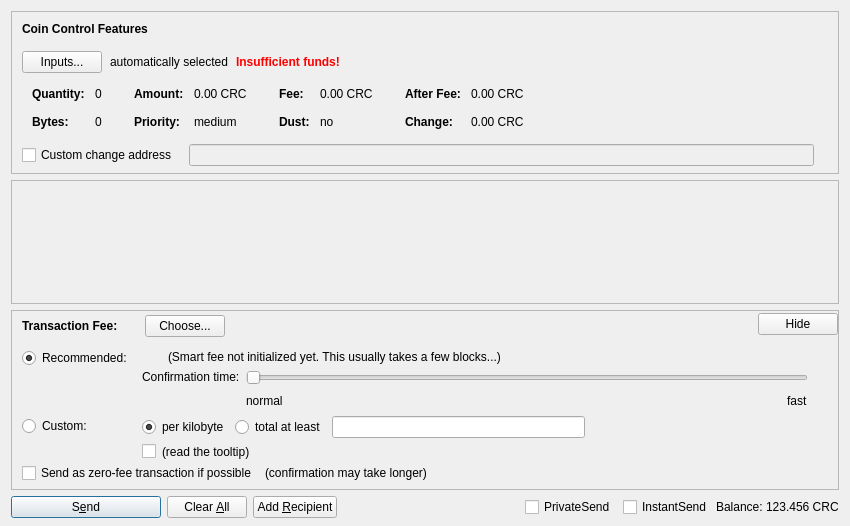
<?xml version="1.0" encoding="UTF-8"?>
<ui version="4.0">
 <class>SendCoinsDialog</class>
 <widget class="QDialog" name="SendCoinsDialog">
  <property name="geometry">
   <rect>
    <x>0</x>
    <y>0</y>
    <width>850</width>
    <height>526</height>
   </rect>
  </property>
  <property name="windowTitle">
   <string>Send Coins</string>
  </property>
  <layout class="QVBoxLayout" name="verticalLayout" stretch="0,1,0,0">
   <property name="bottomMargin">
    <number>8</number>
   </property>
   <item>
    <widget class="QFrame" name="frameCoinControl">
     <property name="sizePolicy">
      <sizepolicy hsizetype="Expanding" vsizetype="Expanding">
       <horstretch>0</horstretch>
       <verstretch>0</verstretch>
      </sizepolicy>
     </property>
     <property name="maximumSize">
      <size>
       <width>16777215</width>
       <height>16777215</height>
      </size>
     </property>
     <property name="frameShape">
      <enum>QFrame::StyledPanel</enum>
     </property>
     <property name="frameShadow">
      <enum>QFrame::Sunken</enum>
     </property>
     <layout class="QVBoxLayout" name="verticalLayoutCoinControl2">
      <property name="spacing">
       <number>0</number>
      </property>
      <property name="leftMargin">
       <number>0</number>
      </property>
      <property name="topMargin">
       <number>0</number>
      </property>
      <property name="rightMargin">
       <number>0</number>
      </property>
      <property name="bottomMargin">
       <number>6</number>
      </property>
      <item>
       <layout class="QVBoxLayout" name="verticalLayoutCoinControl" stretch="0,0,0,0,1">
        <property name="spacing">
         <number>0</number>
        </property>
        <property name="leftMargin">
         <number>10</number>
        </property>
        <property name="topMargin">
         <number>10</number>
        </property>
        <item>
         <layout class="QHBoxLayout" name="horizontalLayoutCoinControl1">
          <property name="bottomMargin">
           <number>15</number>
          </property>
          <item>
           <widget class="QLabel" name="labelCoinControlFeatures">
            <property name="sizePolicy">
             <sizepolicy hsizetype="Preferred" vsizetype="Maximum">
              <horstretch>0</horstretch>
              <verstretch>0</verstretch>
             </sizepolicy>
            </property>
            <property name="font">
             <font>
              <weight>75</weight>
              <bold>true</bold>
             </font>
            </property>
            <property name="styleSheet">
             <string notr="true">font-weight:bold;</string>
            </property>
            <property name="text">
             <string>Coin Control Features</string>
            </property>
           </widget>
          </item>
         </layout>
        </item>
        <item>
         <layout class="QHBoxLayout" name="horizontalLayoutCoinControl2" stretch="0,0,0,0">
          <property name="spacing">
           <number>8</number>
          </property>
          <property name="bottomMargin">
           <number>10</number>
          </property>
          <item>
           <widget class="QPushButton" name="pushButtonCoinControl">
            <property name="styleSheet">
             <string notr="true"/>
            </property>
            <property name="text">
             <string>Inputs...</string>
            </property>
            <property name="autoDefault">
             <bool>false</bool>
            </property>
           </widget>
          </item>
          <item>
           <widget class="QLabel" name="labelCoinControlAutomaticallySelected">
            <property name="text">
             <string>automatically selected</string>
            </property>
            <property name="margin">
             <number>5</number>
            </property>
           </widget>
          </item>
          <item>
           <widget class="QLabel" name="labelCoinControlInsuffFunds">
            <property name="font">
             <font>
              <weight>75</weight>
              <bold>true</bold>
             </font>
            </property>
            <property name="styleSheet">
             <string notr="true">color:red;font-weight:bold;</string>
            </property>
            <property name="text">
             <string>Insufficient funds!</string>
            </property>
            <property name="margin">
             <number>5</number>
            </property>
           </widget>
          </item>
          <item>
           <spacer name="horizontalSpacerCoinControl">
            <property name="orientation">
             <enum>Qt::Horizontal</enum>
            </property>
            <property name="sizeHint" stdset="0">
             <size>
              <width>40</width>
              <height>1</height>
             </size>
            </property>
           </spacer>
          </item>
         </layout>
        </item>
        <item>
         <widget class="QWidget" name="widgetCoinControl" native="true">
          <property name="sizePolicy">
           <sizepolicy hsizetype="Preferred" vsizetype="Preferred">
            <horstretch>0</horstretch>
            <verstretch>0</verstretch>
           </sizepolicy>
          </property>
          <property name="minimumSize">
           <size>
            <width>0</width>
            <height>0</height>
           </size>
          </property>
          <property name="styleSheet">
           <string notr="true"/>
          </property>
          <layout class="QHBoxLayout" name="horizontalLayoutCoinControl5">
           <property name="leftMargin">
            <number>0</number>
           </property>
           <property name="topMargin">
            <number>0</number>
           </property>
           <property name="rightMargin">
            <number>0</number>
           </property>
           <property name="bottomMargin">
            <number>0</number>
           </property>
           <item>
            <layout class="QHBoxLayout" name="horizontalLayoutCoinControl3" stretch="0,0,0,1">
             <property name="spacing">
              <number>20</number>
             </property>
             <property name="topMargin">
              <number>0</number>
             </property>
             <property name="bottomMargin">
              <number>10</number>
             </property>
             <item>
              <layout class="QFormLayout" name="formLayoutCoinControl1">
               <property name="horizontalSpacing">
                <number>10</number>
               </property>
               <property name="verticalSpacing">
                <number>14</number>
               </property>
               <property name="leftMargin">
                <number>10</number>
               </property>
               <property name="topMargin">
                <number>4</number>
               </property>
               <property name="rightMargin">
                <number>6</number>
               </property>
               <item row="0" column="0">
                <widget class="QLabel" name="labelCoinControlQuantityText">
                 <property name="font">
                  <font>
                   <weight>75</weight>
                   <bold>true</bold>
                  </font>
                 </property>
                 <property name="text">
                  <string>Quantity:</string>
                 </property>
                 <property name="margin">
                  <number>0</number>
                 </property>
                </widget>
               </item>
               <item row="0" column="1">
                <widget class="QLabel" name="labelCoinControlQuantity">
                 <property name="cursor">
                  <cursorShape>IBeamCursor</cursorShape>
                 </property>
                 <property name="contextMenuPolicy">
                  <enum>Qt::ActionsContextMenu</enum>
                 </property>
                 <property name="text">
                  <string notr="true">0</string>
                 </property>
                 <property name="margin">
                  <number>0</number>
                 </property>
                 <property name="textInteractionFlags">
                  <set>Qt::LinksAccessibleByMouse|Qt::TextSelectableByKeyboard|Qt::TextSelectableByMouse</set>
                 </property>
                </widget>
               </item>
               <item row="1" column="0">
                <widget class="QLabel" name="labelCoinControlBytesText">
                 <property name="font">
                  <font>
                   <weight>75</weight>
                   <bold>true</bold>
                  </font>
                 </property>
                 <property name="text">
                  <string>Bytes:</string>
                 </property>
                </widget>
               </item>
               <item row="1" column="1">
                <widget class="QLabel" name="labelCoinControlBytes">
                 <property name="cursor">
                  <cursorShape>IBeamCursor</cursorShape>
                 </property>
                 <property name="contextMenuPolicy">
                  <enum>Qt::ActionsContextMenu</enum>
                 </property>
                 <property name="text">
                  <string notr="true">0</string>
                 </property>
                 <property name="textInteractionFlags">
                  <set>Qt::LinksAccessibleByMouse|Qt::TextSelectableByKeyboard|Qt::TextSelectableByMouse</set>
                 </property>
                </widget>
               </item>
              </layout>
             </item>
             <item>
              <layout class="QFormLayout" name="formLayoutCoinControl2">
               <property name="horizontalSpacing">
                <number>10</number>
               </property>
               <property name="verticalSpacing">
                <number>14</number>
               </property>
               <property name="leftMargin">
                <number>6</number>
               </property>
               <property name="topMargin">
                <number>4</number>
               </property>
               <property name="rightMargin">
                <number>6</number>
               </property>
               <item row="0" column="0">
                <widget class="QLabel" name="labelCoinControlAmountText">
                 <property name="font">
                  <font>
                   <weight>75</weight>
                   <bold>true</bold>
                  </font>
                 </property>
                 <property name="text">
                  <string>Amount:</string>
                 </property>
                 <property name="margin">
                  <number>0</number>
                 </property>
                </widget>
               </item>
               <item row="0" column="1">
                <widget class="QLabel" name="labelCoinControlAmount">
                 <property name="cursor">
                  <cursorShape>IBeamCursor</cursorShape>
                 </property>
                 <property name="contextMenuPolicy">
                  <enum>Qt::ActionsContextMenu</enum>
                 </property>
                 <property name="text">
                  <string notr="true">0.00 CRC</string>
                 </property>
                 <property name="textInteractionFlags">
                  <set>Qt::LinksAccessibleByMouse|Qt::TextSelectableByKeyboard|Qt::TextSelectableByMouse</set>
                 </property>
                </widget>
               </item>
               <item row="1" column="0">
                <widget class="QLabel" name="labelCoinControlPriorityText">
                 <property name="font">
                  <font>
                   <weight>75</weight>
                   <bold>true</bold>
                  </font>
                 </property>
                 <property name="text">
                  <string>Priority:</string>
                 </property>
                </widget>
               </item>
               <item row="1" column="1">
                <widget class="QLabel" name="labelCoinControlPriority">
                 <property name="cursor">
                  <cursorShape>IBeamCursor</cursorShape>
                 </property>
                 <property name="contextMenuPolicy">
                  <enum>Qt::ActionsContextMenu</enum>
                 </property>
                 <property name="text">
                  <string>medium</string>
                 </property>
                 <property name="textInteractionFlags">
                  <set>Qt::LinksAccessibleByMouse|Qt::TextSelectableByKeyboard|Qt::TextSelectableByMouse</set>
                 </property>
                </widget>
               </item>
              </layout>
             </item>
             <item>
              <layout class="QFormLayout" name="formLayoutCoinControl3">
               <property name="horizontalSpacing">
                <number>10</number>
               </property>
               <property name="verticalSpacing">
                <number>14</number>
               </property>
               <property name="leftMargin">
                <number>6</number>
               </property>
               <property name="topMargin">
                <number>4</number>
               </property>
               <property name="rightMargin">
                <number>6</number>
               </property>
               <item row="0" column="0">
                <widget class="QLabel" name="labelCoinControlFeeText">
                 <property name="font">
                  <font>
                   <weight>75</weight>
                   <bold>true</bold>
                  </font>
                 </property>
                 <property name="text">
                  <string>Fee:</string>
                 </property>
                 <property name="margin">
                  <number>0</number>
                 </property>
                </widget>
               </item>
               <item row="0" column="1">
                <widget class="QLabel" name="labelCoinControlFee">
                 <property name="cursor">
                  <cursorShape>IBeamCursor</cursorShape>
                 </property>
                 <property name="contextMenuPolicy">
                  <enum>Qt::ActionsContextMenu</enum>
                 </property>
                 <property name="text">
                  <string notr="true">0.00 CRC</string>
                 </property>
                 <property name="textInteractionFlags">
                  <set>Qt::LinksAccessibleByMouse|Qt::TextSelectableByKeyboard|Qt::TextSelectableByMouse</set>
                 </property>
                </widget>
               </item>
               <item row="1" column="0">
                <widget class="QLabel" name="labelCoinControlLowOutputText">
                 <property name="font">
                  <font>
                   <weight>75</weight>
                   <bold>true</bold>
                  </font>
                 </property>
                 <property name="text">
                  <string>Dust:</string>
                 </property>
                </widget>
               </item>
               <item row="1" column="1">
                <widget class="QLabel" name="labelCoinControlLowOutput">
                 <property name="cursor">
                  <cursorShape>IBeamCursor</cursorShape>
                 </property>
                 <property name="contextMenuPolicy">
                  <enum>Qt::ActionsContextMenu</enum>
                 </property>
                 <property name="text">
                  <string>no</string>
                 </property>
                 <property name="textInteractionFlags">
                  <set>Qt::LinksAccessibleByMouse|Qt::TextSelectableByKeyboard|Qt::TextSelectableByMouse</set>
                 </property>
                </widget>
               </item>
              </layout>
             </item>
             <item>
              <layout class="QFormLayout" name="formLayoutCoinControl4">
               <property name="horizontalSpacing">
                <number>10</number>
               </property>
               <property name="verticalSpacing">
                <number>14</number>
               </property>
               <property name="leftMargin">
                <number>6</number>
               </property>
               <property name="topMargin">
                <number>4</number>
               </property>
               <property name="rightMargin">
                <number>6</number>
               </property>
               <item row="0" column="0">
                <widget class="QLabel" name="labelCoinControlAfterFeeText">
                 <property name="font">
                  <font>
                   <weight>75</weight>
                   <bold>true</bold>
                  </font>
                 </property>
                 <property name="text">
                  <string>After Fee:</string>
                 </property>
                 <property name="margin">
                  <number>0</number>
                 </property>
                </widget>
               </item>
               <item row="0" column="1">
                <widget class="QLabel" name="labelCoinControlAfterFee">
                 <property name="cursor">
                  <cursorShape>IBeamCursor</cursorShape>
                 </property>
                 <property name="contextMenuPolicy">
                  <enum>Qt::ActionsContextMenu</enum>
                 </property>
                 <property name="text">
                  <string notr="true">0.00 CRC</string>
                 </property>
                 <property name="textInteractionFlags">
                  <set>Qt::LinksAccessibleByMouse|Qt::TextSelectableByKeyboard|Qt::TextSelectableByMouse</set>
                 </property>
                </widget>
               </item>
               <item row="1" column="0">
                <widget class="QLabel" name="labelCoinControlChangeText">
                 <property name="font">
                  <font>
                   <weight>75</weight>
                   <bold>true</bold>
                  </font>
                 </property>
                 <property name="text">
                  <string>Change:</string>
                 </property>
                </widget>
               </item>
               <item row="1" column="1">
                <widget class="QLabel" name="labelCoinControlChange">
                 <property name="cursor">
                  <cursorShape>IBeamCursor</cursorShape>
                 </property>
                 <property name="contextMenuPolicy">
                  <enum>Qt::ActionsContextMenu</enum>
                 </property>
                 <property name="text">
                  <string notr="true">0.00 CRC</string>
                 </property>
                 <property name="textInteractionFlags">
                  <set>Qt::LinksAccessibleByMouse|Qt::TextSelectableByKeyboard|Qt::TextSelectableByMouse</set>
                 </property>
                </widget>
               </item>
              </layout>
             </item>
            </layout>
           </item>
          </layout>
         </widget>
        </item>
        <item>
         <layout class="QHBoxLayout" name="horizontalLayoutCoinControl4" stretch="0,0,0">
          <property name="spacing">
           <number>12</number>
          </property>
          <property name="sizeConstraint">
           <enum>QLayout::SetDefaultConstraint</enum>
          </property>
          <property name="topMargin">
           <number>5</number>
          </property>
          <property name="rightMargin">
           <number>5</number>
          </property>
          <item>
           <widget class="QCheckBox" name="checkBoxCoinControlChange">
            <property name="toolTip">
             <string>If this is activated, but the change address is empty or invalid, change will be sent to a newly generated address.</string>
            </property>
            <property name="text">
             <string>Custom change address</string>
            </property>
           </widget>
          </item>
          <item>
           <widget class="QValidatedLineEdit" name="lineEditCoinControlChange">
            <property name="enabled">
             <bool>false</bool>
            </property>
            <property name="sizePolicy">
             <sizepolicy hsizetype="Expanding" vsizetype="Fixed">
              <horstretch>0</horstretch>
              <verstretch>0</verstretch>
             </sizepolicy>
            </property>
           </widget>
          </item>
          <item>
           <widget class="QLabel" name="labelCoinControlChangeLabel">
            <property name="sizePolicy">
             <sizepolicy hsizetype="Preferred" vsizetype="Expanding">
              <horstretch>0</horstretch>
              <verstretch>0</verstretch>
             </sizepolicy>
            </property>
            <property name="minimumSize">
             <size>
              <width>0</width>
              <height>0</height>
             </size>
            </property>
            <property name="text">
             <string/>
            </property>
            <property name="margin">
             <number>3</number>
            </property>
           </widget>
          </item>
         </layout>
        </item>
        <item>
         <spacer name="verticalSpacerCoinControl">
          <property name="orientation">
           <enum>Qt::Vertical</enum>
          </property>
          <property name="sizeHint" stdset="0">
           <size>
            <width>800</width>
            <height>1</height>
           </size>
          </property>
         </spacer>
        </item>
       </layout>
      </item>
     </layout>
    </widget>
   </item>
   <item>
    <widget class="QScrollArea" name="scrollArea">
     <property name="widgetResizable">
      <bool>true</bool>
     </property>
     <widget class="QWidget" name="scrollAreaWidgetContents">
      <property name="geometry">
       <rect>
        <x>0</x>
        <y>0</y>
        <width>830</width>
        <height>69</height>
       </rect>
      </property>
      <layout class="QVBoxLayout" name="verticalLayout_2" stretch="0,1">
       <property name="leftMargin">
        <number>0</number>
       </property>
       <property name="topMargin">
        <number>0</number>
       </property>
       <property name="rightMargin">
        <number>0</number>
       </property>
       <property name="bottomMargin">
        <number>0</number>
       </property>
       <item>
        <layout class="QVBoxLayout" name="entries">
         <property name="spacing">
          <number>6</number>
         </property>
        </layout>
       </item>
       <item>
        <spacer name="verticalSpacer">
         <property name="orientation">
          <enum>Qt::Vertical</enum>
         </property>
         <property name="sizeHint" stdset="0">
          <size>
           <width>20</width>
           <height>40</height>
          </size>
         </property>
        </spacer>
       </item>
      </layout>
     </widget>
    </widget>
   </item>
   <item>
    <widget class="QFrame" name="frameFee">
     <property name="sizePolicy">
      <sizepolicy hsizetype="Expanding" vsizetype="Expanding">
       <horstretch>0</horstretch>
       <verstretch>0</verstretch>
      </sizepolicy>
     </property>
     <property name="maximumSize">
      <size>
       <width>16777215</width>
       <height>16777215</height>
      </size>
     </property>
     <property name="frameShape">
      <enum>QFrame::StyledPanel</enum>
     </property>
     <property name="frameShadow">
      <enum>QFrame::Sunken</enum>
     </property>
     <layout class="QVBoxLayout" name="verticalLayoutFee1">
      <property name="spacing">
       <number>0</number>
      </property>
      <property name="leftMargin">
       <number>0</number>
      </property>
      <property name="topMargin">
       <number>0</number>
      </property>
      <property name="rightMargin">
       <number>0</number>
      </property>
      <property name="bottomMargin">
       <number>0</number>
      </property>
      <item>
       <layout class="QVBoxLayout" name="verticalLayoutFee2" stretch="0,0,0">
        <property name="spacing">
         <number>0</number>
        </property>
        <property name="leftMargin">
         <number>10</number>
        </property>
        <property name="topMargin">
         <number>0</number>
        </property>
        <item>
         <layout class="QHBoxLayout" name="horizontalLayoutFee1">
          <property name="bottomMargin">
           <number>0</number>
          </property>
          <item>
           <layout class="QVBoxLayout" name="verticalLayoutFee7">
            <property name="spacing">
             <number>0</number>
            </property>
            <item>
             <spacer name="verticalSpacerSmartFee">
              <property name="orientation">
               <enum>Qt::Vertical</enum>
              </property>
              <property name="sizeType">
               <enum>QSizePolicy::Fixed</enum>
              </property>
              <property name="sizeHint" stdset="0">
               <size>
                <width>1</width>
                <height>4</height>
               </size>
              </property>
             </spacer>
            </item>
            <item>
             <layout class="QHBoxLayout" name="horizontalLayoutSmartFee">
              <property name="spacing">
               <number>10</number>
              </property>
              <item>
               <widget class="QLabel" name="labelFeeHeadline">
                <property name="sizePolicy">
                 <sizepolicy hsizetype="Preferred" vsizetype="Maximum">
                  <horstretch>0</horstretch>
                  <verstretch>0</verstretch>
                 </sizepolicy>
                </property>
                <property name="font">
                 <font>
                  <weight>75</weight>
                  <bold>true</bold>
                 </font>
                </property>
                <property name="styleSheet">
                 <string notr="true">font-weight:bold;</string>
                </property>
                <property name="text">
                 <string>Transaction Fee:</string>
                </property>
               </widget>
              </item>
              <item>
               <widget class="QLabel" name="labelFeeMinimized">
                <property name="text">
                 <string/>
                </property>
               </widget>
              </item>
              <item>
               <widget class="QPushButton" name="buttonChooseFee">
                <property name="text">
                 <string>Choose...</string>
                </property>
               </widget>
              </item>
             </layout>
            </item>
            <item>
             <spacer name="verticalSpacer_5">
              <property name="orientation">
               <enum>Qt::Vertical</enum>
              </property>
              <property name="sizeHint" stdset="0">
               <size>
                <width>1</width>
                <height>1</height>
               </size>
              </property>
             </spacer>
            </item>
           </layout>
          </item>
          <item>
           <spacer name="horizontalSpacer_4">
            <property name="orientation">
             <enum>Qt::Horizontal</enum>
            </property>
            <property name="sizeHint" stdset="0">
             <size>
              <width>40</width>
              <height>20</height>
             </size>
            </property>
           </spacer>
          </item>
          <item>
           <widget class="QPushButton" name="buttonMinimizeFee">
            <property name="toolTip">
             <string>collapse fee-settings</string>
            </property>
            <property name="text">
             <string>Hide</string>
            </property>
           </widget>
          </item>
         </layout>
        </item>
        <item>
         <widget class="QFrame" name="frameFeeSelection">
          <layout class="QVBoxLayout" name="verticalLayoutFee12">
           <property name="spacing">
            <number>0</number>
           </property>
           <property name="leftMargin">
            <number>0</number>
           </property>
           <property name="topMargin">
            <number>0</number>
           </property>
           <property name="rightMargin">
            <number>0</number>
           </property>
           <property name="bottomMargin">
            <number>0</number>
           </property>
           <item>
            <layout class="QGridLayout" name="gridLayoutFee">
             <property name="topMargin">
              <number>10</number>
             </property>
             <property name="bottomMargin">
              <number>4</number>
             </property>
             <property name="horizontalSpacing">
              <number>10</number>
             </property>
             <property name="verticalSpacing">
              <number>4</number>
             </property>
             <item row="1" column="1">
              <layout class="QVBoxLayout" name="verticalLayoutFee8">
               <property name="spacing">
                <number>6</number>
               </property>
               <item>
                <layout class="QHBoxLayout" name="horizontalLayoutFee13">
                 <item>
                  <widget class="QRadioButton" name="radioCustomPerKilobyte">
                   <property name="toolTip">
                    <string>If the custom fee is set to 1500 duffs and the transaction is only 250 bytes, then &quot;per kilobyte&quot; only pays 250 duffs in fee,&lt;br /&gt;while &quot;at least&quot; pays 1500 duffs. For transactions bigger than a kilobyte both pay by kilobyte.</string>
                   </property>
                   <property name="text">
                    <string>per kilobyte</string>
                   </property>
                   <property name="checked">
                    <bool>true</bool>
                   </property>
                   <attribute name="buttonGroup">
                    <string notr="true">groupCustomFee</string>
                   </attribute>
                  </widget>
                 </item>
                 <item>
                  <widget class="QRadioButton" name="radioCustomAtLeast">
                   <property name="toolTip">
                    <string>If the custom fee is set to 1500 duffs and the transaction is only 250 bytes, then &quot;per kilobyte&quot; only pays 250 duffs in fee,&lt;br /&gt;while &quot;total at least&quot; pays 1500 duffs. For transactions bigger than a kilobyte both pay by kilobyte.</string>
                   </property>
                   <property name="text">
                    <string>total at least</string>
                   </property>
                   <attribute name="buttonGroup">
                    <string notr="true">groupCustomFee</string>
                   </attribute>
                  </widget>
                 </item>
                 <item>
                  <widget class="BitcoinAmountField" name="customFee"/>
                 </item>
                 <item>
                  <spacer name="horizontalSpacer_6">
                   <property name="orientation">
                    <enum>Qt::Horizontal</enum>
                   </property>
                   <property name="sizeHint" stdset="0">
                    <size>
                     <width>1</width>
                     <height>1</height>
                    </size>
                   </property>
                  </spacer>
                 </item>
                </layout>
               </item>
               <item>
                <layout class="QHBoxLayout" name="horizontalLayoutFee8">
                 <item>
                  <widget class="QCheckBox" name="checkBoxMinimumFee">
                   <property name="toolTip">
                    <string>Paying only the minimum fee is just fine as long as there is less transaction volume than space in the blocks.&lt;br /&gt;But be aware that this can end up in a never confirming transaction once there is more demand for crowdcoin transactions than the network can process.</string>
                   </property>
                   <property name="text">
                    <string/>
                   </property>
                  </widget>
                 </item>
                 <item>
                  <widget class="QLabel" name="labelMinFeeWarning">
                   <property name="enabled">
                    <bool>true</bool>
                   </property>
                   <property name="toolTip">
                    <string>Paying only the minimum fee is just fine as long as there is less transaction volume than space in the blocks.&lt;br /&gt;But be aware that this can end up in a never confirming transaction once there is more demand for crowdcoin transactions than the network can process.</string>
                   </property>
                   <property name="text">
                    <string>(read the tooltip)</string>
                   </property>
                   <property name="margin">
                    <number>5</number>
                   </property>
                  </widget>
                 </item>
                 <item>
                  <spacer name="horizontalSpacer_2">
                   <property name="orientation">
                    <enum>Qt::Horizontal</enum>
                   </property>
                   <property name="sizeHint" stdset="0">
                    <size>
                     <width>1</width>
                     <height>1</height>
                    </size>
                   </property>
                  </spacer>
                 </item>
                </layout>
               </item>
              </layout>
             </item>
             <item row="0" column="0">
              <layout class="QVBoxLayout" name="verticalLayoutFee4" stretch="0,1">
               <item>
                <widget class="QRadioButton" name="radioSmartFee">
                 <property name="text">
                  <string>Recommended:</string>
                 </property>
                 <property name="checked">
                  <bool>true</bool>
                 </property>
                 <attribute name="buttonGroup">
                  <string notr="true">groupFee</string>
                 </attribute>
                </widget>
               </item>
               <item>
                <spacer name="verticalSpacer_2">
                 <property name="orientation">
                  <enum>Qt::Vertical</enum>
                 </property>
                 <property name="sizeHint" stdset="0">
                  <size>
                   <width>1</width>
                   <height>1</height>
                  </size>
                 </property>
                </spacer>
               </item>
              </layout>
             </item>
             <item row="1" column="0">
              <layout class="QVBoxLayout" name="verticalLayoutFee9" stretch="0,1">
               <item>
                <widget class="QRadioButton" name="radioCustomFee">
                 <property name="text">
                  <string>Custom:</string>
                 </property>
                 <attribute name="buttonGroup">
                  <string notr="true">groupFee</string>
                 </attribute>
                </widget>
               </item>
               <item>
                <spacer name="verticalSpacer_6">
                 <property name="orientation">
                  <enum>Qt::Vertical</enum>
                 </property>
                 <property name="sizeHint" stdset="0">
                  <size>
                   <width>1</width>
                   <height>1</height>
                  </size>
                 </property>
                </spacer>
               </item>
              </layout>
             </item>
             <item row="0" column="1">
              <layout class="QVBoxLayout" name="verticalLayoutFee3" stretch="0,0,1">
               <property name="spacing">
                <number>6</number>
               </property>
               <property name="topMargin">
                <number>2</number>
               </property>
               <item>
                <layout class="QHBoxLayout" name="horizontalLayoutFee12">
                 <item>
                  <widget class="QLabel" name="labelSmartFee">
                   <property name="text">
                    <string/>
                   </property>
                   <property name="margin">
                    <number>2</number>
                   </property>
                  </widget>
                 </item>
                 <item>
                  <widget class="QLabel" name="labelFeeEstimation">
                   <property name="text">
                    <string/>
                   </property>
                  </widget>
                 </item>
                 <item>
                  <widget class="QLabel" name="labelSmartFee2">
                   <property name="text">
                    <string>(Smart fee not initialized yet. This usually takes a few blocks...)</string>
                   </property>
                   <property name="margin">
                    <number>2</number>
                   </property>
                  </widget>
                 </item>
                 <item>
                  <spacer name="horizontalSpacer_5">
                   <property name="orientation">
                    <enum>Qt::Horizontal</enum>
                   </property>
                   <property name="sizeHint" stdset="0">
                    <size>
                     <width>1</width>
                     <height>1</height>
                    </size>
                   </property>
                  </spacer>
                 </item>
                </layout>
               </item>
               <item>
                <layout class="QHBoxLayout" name="horizontalLayoutFee9">
                 <item>
                  <layout class="QVBoxLayout" name="verticalLayoutFee6">
                   <item>
                    <widget class="QLabel" name="labelSmartFee3">
                     <property name="text">
                      <string>Confirmation time:</string>
                     </property>
                     <property name="margin">
                      <number>2</number>
                     </property>
                    </widget>
                   </item>
                   <item>
                    <spacer name="verticalSpacer_3">
                     <property name="orientation">
                      <enum>Qt::Vertical</enum>
                     </property>
                     <property name="sizeHint" stdset="0">
                      <size>
                       <width>1</width>
                       <height>1</height>
                      </size>
                     </property>
                    </spacer>
                   </item>
                  </layout>
                 </item>
                 <item>
                  <layout class="QVBoxLayout" name="verticalLayoutFee5">
                   <property name="rightMargin">
                    <number>30</number>
                   </property>
                   <item>
                    <widget class="QSlider" name="sliderSmartFee">
                     <property name="minimum">
                      <number>0</number>
                     </property>
                     <property name="maximum">
                      <number>24</number>
                     </property>
                     <property name="pageStep">
                      <number>1</number>
                     </property>
                     <property name="value">
                      <number>0</number>
                     </property>
                     <property name="orientation">
                      <enum>Qt::Horizontal</enum>
                     </property>
                     <property name="invertedAppearance">
                      <bool>false</bool>
                     </property>
                     <property name="invertedControls">
                      <bool>false</bool>
                     </property>
                     <property name="tickPosition">
                      <enum>QSlider::NoTicks</enum>
                     </property>
                    </widget>
                   </item>
                   <item>
                    <layout class="QHBoxLayout" name="horizontalLayoutFee10">
                     <item>
                      <widget class="QLabel" name="labelSmartFeeNormal">
                       <property name="text">
                        <string>normal</string>
                       </property>
                      </widget>
                     </item>
                     <item>
                      <spacer name="horizontalSpacer_3">
                       <property name="orientation">
                        <enum>Qt::Horizontal</enum>
                       </property>
                       <property name="sizeHint" stdset="0">
                        <size>
                         <width>40</width>
                         <height>20</height>
                        </size>
                       </property>
                      </spacer>
                     </item>
                     <item>
                      <widget class="QLabel" name="labelSmartFeeFast">
                       <property name="text">
                        <string>fast</string>
                       </property>
                      </widget>
                     </item>
                    </layout>
                   </item>
                  </layout>
                 </item>
                </layout>
               </item>
               <item>
                <spacer name="verticalSpacer_4">
                 <property name="orientation">
                  <enum>Qt::Vertical</enum>
                 </property>
                 <property name="sizeHint" stdset="0">
                  <size>
                   <width>1</width>
                   <height>1</height>
                  </size>
                 </property>
                </spacer>
               </item>
              </layout>
             </item>
            </layout>
           </item>
           <item>
            <layout class="QHBoxLayout" name="horizontalLayoutFee5" stretch="0,0,0">
             <property name="spacing">
              <number>8</number>
             </property>
             <property name="bottomMargin">
              <number>4</number>
             </property>
             <item>
              <widget class="QCheckBox" name="checkBoxFreeTx">
               <property name="text">
                <string>Send as zero-fee transaction if possible</string>
               </property>
              </widget>
             </item>
             <item>
              <widget class="QLabel" name="labelFreeTx">
               <property name="text">
                <string>(confirmation may take longer)</string>
               </property>
               <property name="margin">
                <number>5</number>
               </property>
              </widget>
             </item>
             <item>
              <spacer name="horizontalSpacerFee5">
               <property name="orientation">
                <enum>Qt::Horizontal</enum>
               </property>
               <property name="sizeHint" stdset="0">
                <size>
                 <width>1</width>
                 <height>1</height>
                </size>
               </property>
              </spacer>
             </item>
            </layout>
           </item>
           <item>
            <spacer name="verticalSpacerFee2">
             <property name="orientation">
              <enum>Qt::Vertical</enum>
             </property>
             <property name="sizeHint" stdset="0">
              <size>
               <width>1</width>
               <height>1</height>
              </size>
             </property>
            </spacer>
           </item>
          </layout>
         </widget>
        </item>
        <item>
         <spacer name="verticalSpacerFee">
          <property name="orientation">
           <enum>Qt::Vertical</enum>
          </property>
          <property name="sizeHint" stdset="0">
           <size>
            <width>800</width>
            <height>1</height>
           </size>
          </property>
         </spacer>
        </item>
       </layout>
      </item>
     </layout>
    </widget>
   </item>
   <item>
    <layout class="QHBoxLayout" name="horizontalLayout">
     <item>
      <widget class="QPushButton" name="sendButton">
       <property name="minimumSize">
        <size>
         <width>150</width>
         <height>0</height>
        </size>
       </property>
       <property name="toolTip">
        <string>Confirm the send action</string>
       </property>
       <property name="text">
        <string>S&amp;end</string>
       </property>
       <property name="autoDefault">
        <bool>false</bool>
       </property>
       <property name="default">
        <bool>true</bool>
       </property>
      </widget>
     </item>
     <item>
      <widget class="QPushButton" name="clearButton">
       <property name="sizePolicy">
        <sizepolicy hsizetype="Minimum" vsizetype="Fixed">
         <horstretch>0</horstretch>
         <verstretch>0</verstretch>
        </sizepolicy>
       </property>
       <property name="toolTip">
        <string>Clear all fields of the form.</string>
       </property>
       <property name="text">
        <string>Clear &amp;All</string>
       </property>
       <property name="autoDefault">
        <bool>false</bool>
       </property>
      </widget>
     </item>
     <item>
      <widget class="QPushButton" name="addButton">
       <property name="toolTip">
        <string>Send to multiple recipients at once</string>
       </property>
       <property name="text">
        <string>Add &amp;Recipient</string>
       </property>
       <property name="autoDefault">
        <bool>false</bool>
       </property>
      </widget>
     </item>
     <item>
      <spacer name="horizontalSpacer">
       <property name="orientation">
        <enum>Qt::Horizontal</enum>
       </property>
       <property name="sizeHint" stdset="0">
        <size>
         <width>40</width>
         <height>20</height>
        </size>
       </property>
      </spacer>
     </item>
     <item>
      <layout class="QHBoxLayout" name="horizontalLayout_2">
       <property name="spacing">
        <number>3</number>
       </property>
       <item>
        <widget class="QCheckBox" name="checkUsePrivateSend">
         <property name="minimumSize">
          <size>
           <width>95</width>
           <height>0</height>
          </size>
         </property>
         <property name="text">
          <string>PrivateSend</string>
         </property>
         <property name="checked">
          <bool>false</bool>
         </property>
        </widget>
       </item>
       <item>
        <widget class="QCheckBox" name="checkUseInstantSend">
         <property name="enabled">
          <bool>true</bool>
         </property>
         <property name="minimumSize">
          <size>
           <width>85</width>
           <height>0</height>
          </size>
         </property>
         <property name="text">
          <string>InstantSend</string>
         </property>
        </widget>
       </item>
       <item>
        <widget class="QLabel" name="label">
         <property name="text">
          <string>Balance:</string>
         </property>
        </widget>
       </item>
       <item>
        <widget class="QLabel" name="labelBalance">
         <property name="sizePolicy">
          <sizepolicy hsizetype="Preferred" vsizetype="Fixed">
           <horstretch>0</horstretch>
           <verstretch>0</verstretch>
          </sizepolicy>
         </property>
         <property name="cursor">
          <cursorShape>IBeamCursor</cursorShape>
         </property>
         <property name="text">
          <string notr="true">123.456 CRC</string>
         </property>
         <property name="textInteractionFlags">
          <set>Qt::LinksAccessibleByMouse|Qt::TextSelectableByKeyboard|Qt::TextSelectableByMouse</set>
         </property>
        </widget>
       </item>
      </layout>
     </item>
    </layout>
   </item>
  </layout>
 </widget>
 <customwidgets>
  <customwidget>
   <class>QValidatedLineEdit</class>
   <extends>QLineEdit</extends>
   <header>qvalidatedlineedit.h</header>
  </customwidget>
  <customwidget>
   <class>BitcoinAmountField</class>
   <extends>QLineEdit</extends>
   <header>bitcoinamountfield.h</header>
   <container>1</container>
  </customwidget>
 </customwidgets>
 <resources>
  <include location="../crowdcoin.qrc"/>
 </resources>
 <connections/>
 <buttongroups>
  <buttongroup name="groupCustomFee"/>
  <buttongroup name="groupFee"/>
 </buttongroups>
</ui>
